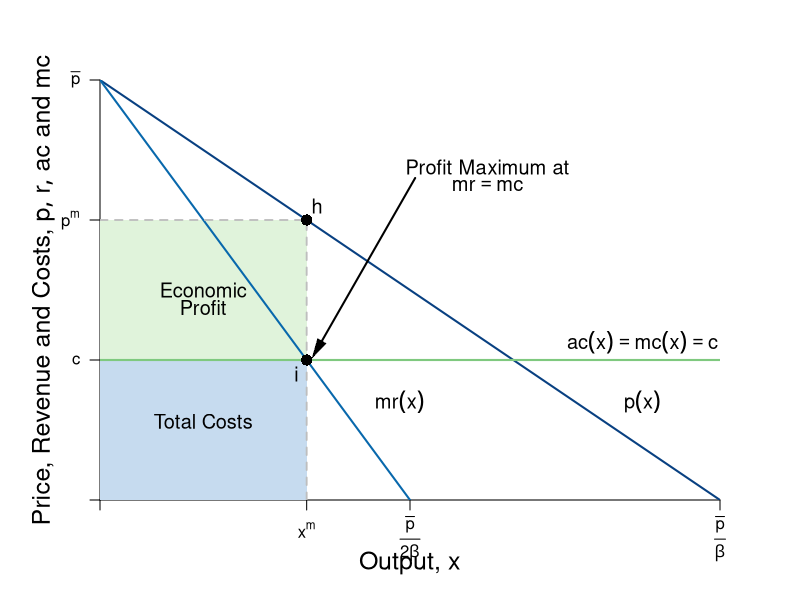

Here is the R script that generated this plot:
#Graph Designer: Simon Halliday
#Authors: Bowles, Foley and Halliday
#Title: Coordination, Conflict and Competition: A Text in Microeconomics

require(shape)
pdf(file = "competitionmarkets/monopolist_profit_comparison.pdf", width = 9, height = 7)

#Set parameters for graphics
axislabelsize <- 1.5
labelsize <- 1.2
graphlinewidth <- 2
segmentlinewidth <- 1.8

COL <- c("#7fc97f", "#beaed4", "#fdc086", "#ffff99", "#386cb0", "#f0027f", "#bf5b17", "#666666")
COLA <- c("#e0f3db", "#99d8c9","#66c2a4","#41ae76", "#238b45", "#005824")
COLB <- c("#c6dbef", "#4eb3d3", "#2b8cbe", "#0868ac","#084081")

#Edited the margins to cater for the larger LHS labels
par(mar =  c(5, 5, 4, 4))

AvgRevenue <- function(x, rmax = 12, xmax = 12){
  rmax - (rmax/xmax)*x
}

MRevenue <- function(x, rmax = 12, xmax = 12){
  rmax - 2*(rmax/xmax)*x
}

AvgCost <- function(x, c0 = 2, c1 = 4){
  c0/x + c1
}

xlims <- c(0, 12)
ylims <- c(0, 12)

npts <- 501 
x <- seq(xlims[1], xlims[2], length.out = npts)
y <- seq(ylims[1], ylims[2], length.out = npts) 
a <- c(13, 16.75, 19.25)

plot(0, 0, xlim = xlims, ylim = ylims, type = "n",
     xlab = expression(paste("")),
     ylab = expression(paste("")), 
     xaxt = "n", 
     yaxt = "n", 
     cex.lab = axislabelsize, 
     bty = "n",
     xaxs="i", 
     yaxs="i")

# ticksy <- seq(from = ylims[1], to = ylims[2], by = 1)
# ylabels <- seq(from = ylims[1], to = ylims[2], by = 1)
# ticksx <- seq(from = xlims[1], to = xlims[2], by = 1)
# xlabels <- seq(from = xlims[1], to = xlims[2], by = 1)
ticksy <- c(0, 4, AvgRevenue(x = 4), ylims[2])
ylabels <- c(NA, expression(paste(c)), expression(paste(p^{m})), expression(paste(bar(p))))
ticksx <- c(0, 4, 6, xlims[2])
xlabels <- c(NA, expression(paste(x^{m})), expression(paste(frac(bar(p),2*beta))), expression(paste(frac(bar(p),beta))))

axis(1, at = ticksx, pos = 0, labels = FALSE)
text(x = c(0, 4, 6, xlims[2]), par("usr")[3] - 0.4, labels = xlabels, srt = 0, pos = 1, xpd = TRUE)
axis(2, at = ticksy, pos = 0, labels = ylabels, las = 1)

npts <- 500 
xx1 <- seq(xlims[1], xlims[2], length.out = npts)
xx3 <- seq(2, 6, length.out = npts)

#Draw the polygon for profit
xpoly1 <- c(0, 4, 4, 0, 0)
ypoly1 <- c(4, 4, AvgRevenue(x = 4), AvgRevenue(x = 4), 4)
polygon(x = xpoly1, y = ypoly1, col=COLA[1], density=NULL, border = NA)

#Draw the polygon for costs
xpoly2 <- c(0, 4, 4, 0, 0)
ypoly2 <- c(0, 0, 4, 4, 4)
polygon(x = xpoly2, y = ypoly2, col=COLB[1], density=NULL, border = NA)

#lines(xx1, bcA(xx1, w = 10, p = 1.5), col = COLB[3], lwd = graphlinewidth)
lines(xx1, AvgRevenue(xx1, rmax = 12, xmax = 12), col = COLB[5], lwd = graphlinewidth)
lines(xx1, MRevenue(xx1, rmax = 12, xmax = 12), col = COLB[4], lwd = graphlinewidth)
#lines(xx1, AvgCost(xx1, c0 = 2, c1 = 4), col = COLA[5], lwd = graphlinewidth)

#Label the axes
text(0.5*(xlims[2]), -1.8, expression(paste("Output, ", x)), xpd = TRUE, cex = axislabelsize) 
#mtext(expression(paste("Quantity of output, ", x)), side=1, line = 2.5, cex = axislabelsize)
text(-1.1, 0.5*ylims[2], expression(paste("Price, Revenue and Costs, ", list(p, r, ac), " and ", mc)), xpd = TRUE, cex = axislabelsize, srt = 90) 

#Label curves
text(10.5, 4.5, expression(paste(ac(x) == mc(x),phantom() == c)), cex = labelsize)
text(10.5, 2.8, expression(paste(p(x))), cex = labelsize)
text(5.8, 2.8, expression(paste(mr(x))), cex = labelsize)

#Labels cost and profit areas
text(2, 0.5*AvgCost(x = 4), expression("Total Costs"), cex = labelsize)
text(2, 6, expression("Economic"), cex = labelsize)
text(2, 5.5, expression("Profit"), cex = labelsize)

#Draw segments for total costs
segments(0, AvgRevenue(x = 4), 4, AvgRevenue(x = 4), lty = 2, col = "gray" , lwd = segmentlinewidth)
segments(4, 0, 4, AvgRevenue(x = 4), lty = 2, col = "gray" , lwd = segmentlinewidth)
segments(0, 4, xlims[2], 4, lty = 1, col = COL[1] , lwd = graphlinewidth)

#Label Points for comparison
points(4, MRevenue(x = 4), pch = 16, col = "black", cex = 1.5)
text(3.8, MRevenue(x = 4) - 0.4, expression(i), cex = labelsize)


points(4, AvgRevenue(x = 4), pch = 16, col = "black", cex = 1.5)
text(4.2, AvgRevenue(x = 4) + 0.4, expression(h), cex = labelsize)


#Arrow to mr = mc
text(7.5, 9.5, expression(paste("Profit Maximum at")), cex = labelsize)
text(7.5, 9, expression(paste(mr == mc)), cex = labelsize)
Arrows(6.1, 9.2, 4.2, 4.3, col = "black", lty = 1, lwd = 2, arr.type = "triangle", arr.lwd = 0.5)



dev.off()
